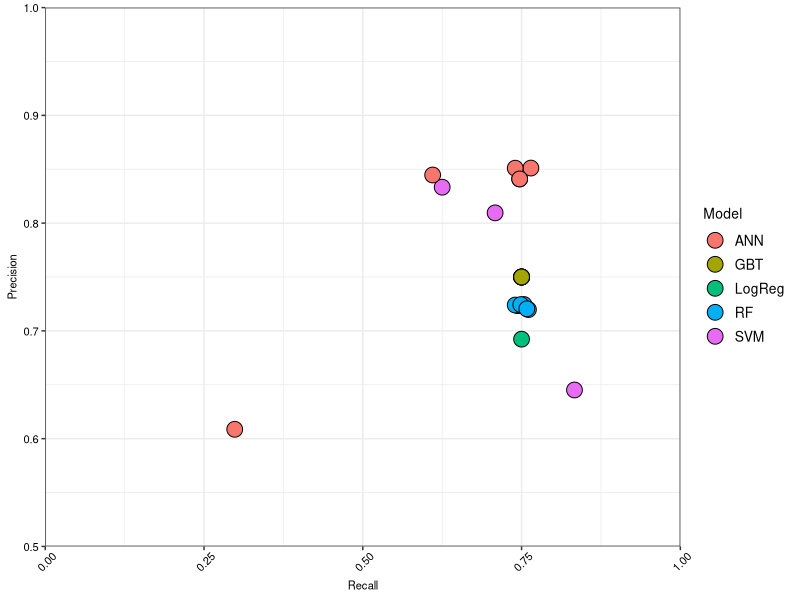
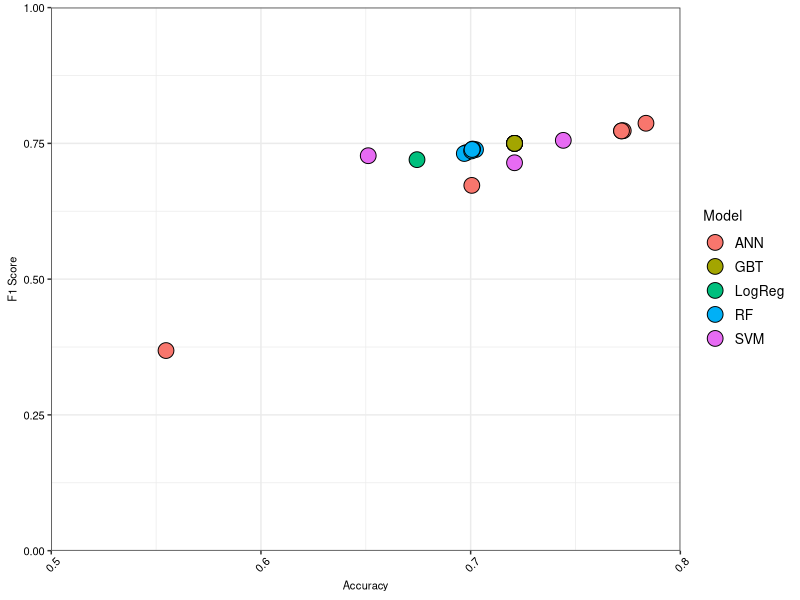

Generate these figures, in order, with R:
library(tidyverse)
library(ggpubr)

met <- read.csv("LSI_MULTI_MET.csv",header=TRUE,fileEncoding='UTF-8-BOM')
met$Model <- as.factor(met$Model)

t1 <- theme_bw()+
  theme(text=element_text(size=10,color="black"),
        legend.text=element_text(size=10,color="black"),
        axis.title.x=element_text(size=8,color="black"),
        axis.title.y=element_text(size=8,color="black"),
        axis.text.y=element_text(size=8,color="black"),
        axis.text.x=element_text(size=8,color="black",angle=45,vjust=0.7)
        )

p1 <- ggplot(met,aes(fill=Model))+t1+
  scale_x_continuous(expand=c(0,0),limits=c(0,1))+
  scale_y_continuous(expand=c(0,0),limits=c(0.5,1))+
  xlab('Recall')+ylab('Precision')+
  geom_point(aes(x=Recall,y=Precision),size=5,color='black',pch=21)
p1

p2 <- ggplot(met,aes(fill=Model))+t1+
  scale_x_continuous(expand=c(0,0),limits=c(0.5,0.8))+
  scale_y_continuous(expand=c(0,0),limits=c(0,1))+
  xlab('Accuracy')+ylab('F1 Score')+
  geom_point(aes(x=Accuracy,y=F1_Score),size=5,color='black',pch=21)
p2